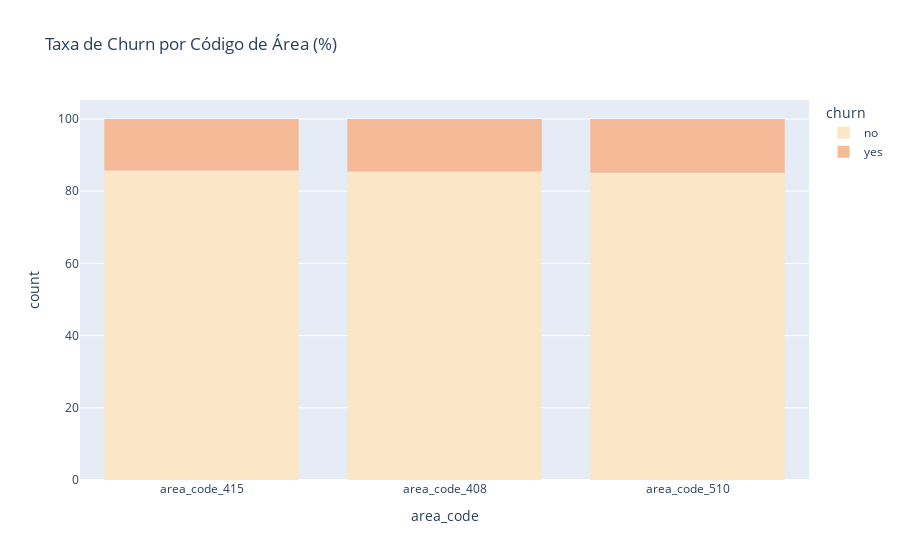

Source (notebook cell):
### Markdown cell above
O gráfico mostra a Taxa de Churn por estado, indicando que os estados **California (CA)** com **26,47%**, **New Jersey (NJ)** também com **26,47%** e **Texas (TX)** com **25%**, são os estados com maiores Taxas de Churn.

### Code cell
# Plot da proporção de Churn por código de área.

c2 = px.histogram(
    dados_treino_original,
    x="area_code",
    color="churn",
    barnorm="percent",
    title="Taxa de Churn por Código de Área (%)",
    color_discrete_sequence=px.colors.sequential.Burgyl,
)
go.Figure(c2)

### Figure 1 — Plotly figure (JSON) as saved in the notebook; plotly's stock layout.template omitted (floating-point values rounded to 4 significant figures; data arrays with more than 128 entries replaced by an {"elided": "..."} marker saying what was removed)
{"data": [{"alignmentgroup": "True", "bingroup": "x", "hovertemplate": "churn=no<br>area_code=%{x}<br>count=%{y}<extra></extra>", "legendgroup": "no", "marker": {"color": "rgb(251, 230, 197)"}, "name": "no", "offsetgroup": "no", "orientation": "v", "showlegend": true, "type": "histogram", "x": {"elided": "2850 str values"}, "xaxis": "x", "yaxis": "y"}, {"alignmentgroup": "True", "bingroup": "x", "hovertemplate": "churn=yes<br>area_code=%{x}<br>count=%{y}<extra></extra>", "legendgroup": "yes", "marker": {"color": "rgb(245, 186, 152)"}, "name": "yes", "offsetgroup": "yes", "orientation": "v", "showlegend": true, "type": "histogram", "x": {"elided": "483 str values"}, "xaxis": "x", "yaxis": "y"}], "layout": {"autosize": true, "barmode": "relative", "barnorm": "percent", "legend": {"title": {"text": "churn"}, "tracegroupgap": 0}, "title": {"text": "Taxa de Churn por Código de Área (%)"}, "xaxis": {"anchor": "y", "autorange": true, "domain": [0, 1], "range": [-0.5, 2.5], "title": {"text": "area_code"}, "type": "category"}, "yaxis": {"anchor": "x", "autorange": true, "domain": [0, 1], "range": [0, 105.3], "title": {"text": "count"}}}}
